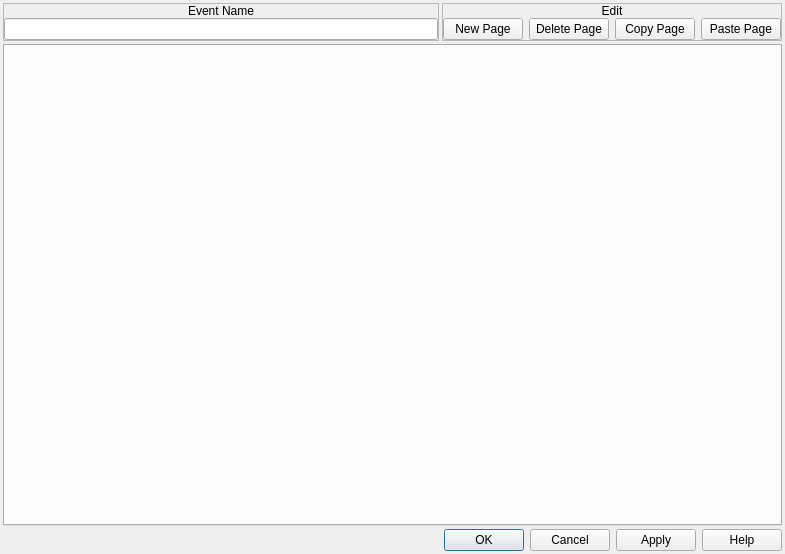
<?xml version="1.0" encoding="UTF-8"?>
<ui version="4.0">
 <class>MapEventEditor</class>
 <widget class="QDialog" name="MapEventEditor">
  <property name="geometry">
   <rect>
    <x>0</x>
    <y>0</y>
    <width>785</width>
    <height>554</height>
   </rect>
  </property>
  <property name="windowTitle">
   <string>Event Editor</string>
  </property>
  <property name="windowIcon">
   <iconset resource="gui_icons.qrc">
    <normaloff>:/icons/openrpgmaker.png</normaloff>:/icons/openrpgmaker.png</iconset>
  </property>
  <property name="styleSheet">
   <string notr="true">.QFrame
{
	border-width: 1px;
	border-style: solid;
	border-color: palette(window-text);
}

.QFrame&gt;QLabel
{
	border-width: 0px;
	background-color: palette(window-text);
	color: palette(window);
	font-weight: bold;
}

.QFrame&gt;QCheckBox
{
	background-color: palette(window-text);
	border-width: 0px;
	border-style: none;
	color: palette(window);
	spacing: 3px;
	font-weight: bold;
	padding: 0px 0px 0px 3px;
}

.QFrame&gt;QCheckBox::indicator
{
	min-width: 8px;
	max-width: 8px;
	min-height: 8px;
	max-height: 8px;
	width: 8px;
	height: 8px;
	border-width: 2px;
	border-radius: 0px;
	border-style: ridge;
	border-color: palette(mid);
}

.QFrame&gt;QCheckBox::indicator:unchecked
{
	background-color: palette(base);
}

.QFrame&gt;QCheckBox::indicator:checked
{
	background-color: palette(window-text);
}

.QFrame&gt;QCheckBox::indicator:hover
{
	border-color: palette(highlight);
}</string>
  </property>
  <layout class="QVBoxLayout" name="verticalLayout_4">
   <property name="spacing">
    <number>3</number>
   </property>
   <property name="margin">
    <number>3</number>
   </property>
   <item>
    <layout class="QHBoxLayout" name="horizontalLayout_2">
     <property name="spacing">
      <number>3</number>
     </property>
     <item>
      <widget class="QFrame" name="frame">
       <property name="frameShape">
        <enum>QFrame::StyledPanel</enum>
       </property>
       <property name="frameShadow">
        <enum>QFrame::Raised</enum>
       </property>
       <layout class="QVBoxLayout" name="verticalLayout">
        <property name="spacing">
         <number>0</number>
        </property>
        <property name="margin">
         <number>0</number>
        </property>
        <item>
         <widget class="QLabel" name="label">
          <property name="sizePolicy">
           <sizepolicy hsizetype="Preferred" vsizetype="Fixed">
            <horstretch>0</horstretch>
            <verstretch>0</verstretch>
           </sizepolicy>
          </property>
          <property name="text">
           <string>Event Name</string>
          </property>
          <property name="alignment">
           <set>Qt::AlignCenter</set>
          </property>
         </widget>
        </item>
        <item>
         <widget class="QWidget" name="widget" native="true">
          <layout class="QVBoxLayout" name="verticalLayout_2">
           <property name="spacing">
            <number>0</number>
           </property>
           <property name="margin">
            <number>0</number>
           </property>
           <item>
            <widget class="QLineEdit" name="leName"/>
           </item>
          </layout>
         </widget>
        </item>
       </layout>
      </widget>
     </item>
     <item>
      <widget class="QFrame" name="frame_2">
       <property name="frameShape">
        <enum>QFrame::StyledPanel</enum>
       </property>
       <property name="frameShadow">
        <enum>QFrame::Raised</enum>
       </property>
       <layout class="QVBoxLayout" name="verticalLayout_3">
        <property name="spacing">
         <number>0</number>
        </property>
        <property name="margin">
         <number>0</number>
        </property>
        <item>
         <widget class="QLabel" name="label_2">
          <property name="sizePolicy">
           <sizepolicy hsizetype="Preferred" vsizetype="Fixed">
            <horstretch>0</horstretch>
            <verstretch>0</verstretch>
           </sizepolicy>
          </property>
          <property name="text">
           <string>Edit</string>
          </property>
          <property name="alignment">
           <set>Qt::AlignCenter</set>
          </property>
         </widget>
        </item>
        <item>
         <widget class="QWidget" name="widget_2" native="true">
          <layout class="QHBoxLayout" name="horizontalLayout">
           <property name="spacing">
            <number>6</number>
           </property>
           <property name="margin">
            <number>0</number>
           </property>
           <item>
            <widget class="QPushButton" name="bNewPage">
             <property name="text">
              <string>New Page</string>
             </property>
             <property name="icon">
              <iconset resource="gui_icons.qrc">
               <normaloff>:/icons/filenew.png</normaloff>:/icons/filenew.png</iconset>
             </property>
            </widget>
           </item>
           <item>
            <widget class="QPushButton" name="bDeletePage">
             <property name="text">
              <string>Delete Page</string>
             </property>
             <property name="icon">
              <iconset resource="gui_icons.qrc">
               <normaloff>:/icons/editdelete.png</normaloff>:/icons/editdelete.png</iconset>
             </property>
            </widget>
           </item>
           <item>
            <widget class="QPushButton" name="bCopyPage">
             <property name="text">
              <string>Copy Page</string>
             </property>
             <property name="icon">
              <iconset resource="gui_icons.qrc">
               <normaloff>:/icons/editcopy.png</normaloff>:/icons/editcopy.png</iconset>
             </property>
            </widget>
           </item>
           <item>
            <widget class="QPushButton" name="bPastePage">
             <property name="text">
              <string>Paste Page</string>
             </property>
             <property name="icon">
              <iconset resource="gui_icons.qrc">
               <normaloff>:/icons/editpaste.png</normaloff>:/icons/editpaste.png</iconset>
             </property>
            </widget>
           </item>
          </layout>
         </widget>
        </item>
       </layout>
      </widget>
     </item>
    </layout>
   </item>
   <item>
    <widget class="QTabWidget" name="tabsPages">
     <property name="currentIndex">
      <number>-1</number>
     </property>
    </widget>
   </item>
   <item>
    <widget class="QDialogButtonBox" name="buttonBox">
     <property name="orientation">
      <enum>Qt::Horizontal</enum>
     </property>
     <property name="standardButtons">
      <set>QDialogButtonBox::Apply|QDialogButtonBox::Cancel|QDialogButtonBox::Help|QDialogButtonBox::Ok</set>
     </property>
    </widget>
   </item>
  </layout>
 </widget>
 <resources>
  <include location="gui_icons.qrc"/>
 </resources>
 <connections>
  <connection>
   <sender>buttonBox</sender>
   <signal>accepted()</signal>
   <receiver>MapEventEditor</receiver>
   <slot>accept()</slot>
   <hints>
    <hint type="sourcelabel">
     <x>248</x>
     <y>254</y>
    </hint>
    <hint type="destinationlabel">
     <x>157</x>
     <y>274</y>
    </hint>
   </hints>
  </connection>
  <connection>
   <sender>buttonBox</sender>
   <signal>rejected()</signal>
   <receiver>MapEventEditor</receiver>
   <slot>reject()</slot>
   <hints>
    <hint type="sourcelabel">
     <x>316</x>
     <y>260</y>
    </hint>
    <hint type="destinationlabel">
     <x>286</x>
     <y>274</y>
    </hint>
   </hints>
  </connection>
 </connections>
</ui>
